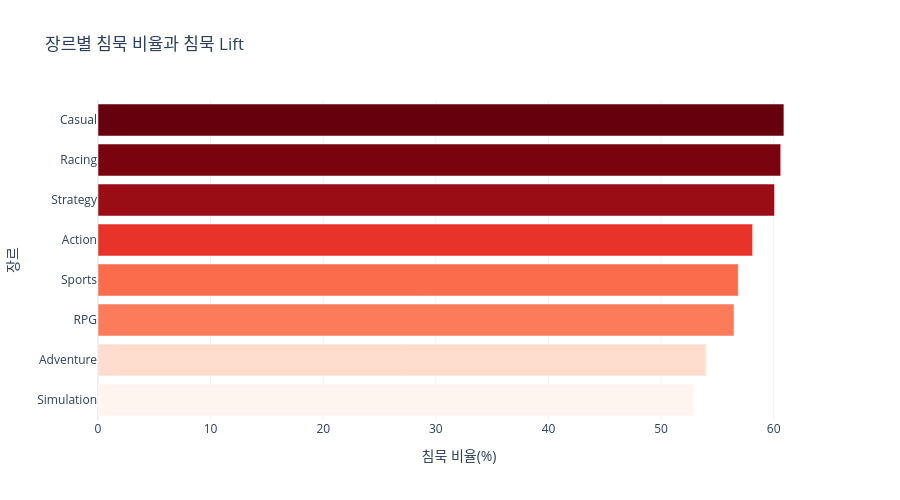

The cell this chart's notebook holds for it:
### Code cell
plot_genre = genre_risk.sort_values('silence_rate', ascending=True)

fig = px.bar(
    plot_genre,
    x='silence_rate',
    y='genre',
    orientation='h',
    color='lift',
    color_continuous_scale='Reds',
    title='장르별 침묵 비율과 침묵 Lift',
    labels={'genre': '장르', 'silence_rate': '침묵 비율(%)', 'lift': '침묵 Lift'},
    hover_data={'total_games': True, 'silence_games': True, 'response_games': True, 'response_rate': ':.1f'}
)
fig.update_layout(template='plotly_white', width=900, height=500, coloraxis_showscale=False)
fig.show()

### Figure 1 — Plotly figure (JSON) as saved in the notebook; plotly's stock layout.template omitted (floating-point values rounded to 4 significant figures)
{"data": [{"customdata": [[2336.0, 1236.0, 1100.0, 47.09], [5306.0, 2865.0, 2441.0, 46.0], [2008.0, 1134.0, 874.0, 43.53], [438.0, 249.0, 189.0, 43.15], [5246.0, 3049.0, 2197.0, 41.88], [2349.0, 1411.0, 938.0, 39.93], [452.0, 274.0, 178.0, 39.38], [5893.0, 3589.0, 2304.0, 39.1]], "hovertemplate": "침묵 비율(%)=%{x}<br>장르=%{y}<br>total_games=%{customdata[0]}<br>silence_games=%{customdata[1]}<br>response_games=%{customdata[2]}<br>response_rate=%{customdata[3]:.1f}<br>침묵 Lift=%{marker.color}<extra></extra>", "legendgroup": "", "marker": {"color": [0.9127, 0.9314, 0.9742, 0.9806, 1.003, 1.036, 1.046, 1.051], "coloraxis": "coloraxis", "pattern": {"shape": ""}}, "name": "", "orientation": "h", "showlegend": false, "textposition": "auto", "type": "bar", "x": [52.91, 54.0, 56.47, 56.85, 58.12, 60.07, 60.62, 60.9], "xaxis": "x", "y": ["Simulation", "Adventure", "RPG", "Sports", "Action", "Strategy", "Racing", "Casual"], "yaxis": "y"}], "layout": {"barmode": "relative", "coloraxis": {"colorbar": {"title": {"text": "침묵 Lift"}}, "colorscale": [[0, "rgb(255,245,240)"], [0.125, "rgb(254,224,210)"], [0.25, "rgb(252,187,161)"], [0.375, "rgb(252,146,114)"], [0.5, "rgb(251,106,74)"], [0.625, "rgb(239,59,44)"], [0.75, "rgb(203,24,29)"], [0.875, "rgb(165,15,21)"], [1, "rgb(103,0,13)"]], "showscale": false}, "height": 500, "legend": {"tracegroupgap": 0}, "title": {"text": "장르별 침묵 비율과 침묵 Lift"}, "width": 900, "xaxis": {"anchor": "y", "domain": [0, 1], "title": {"text": "침묵 비율(%)"}}, "yaxis": {"anchor": "x", "domain": [0, 1], "title": {"text": "장르"}}}}
